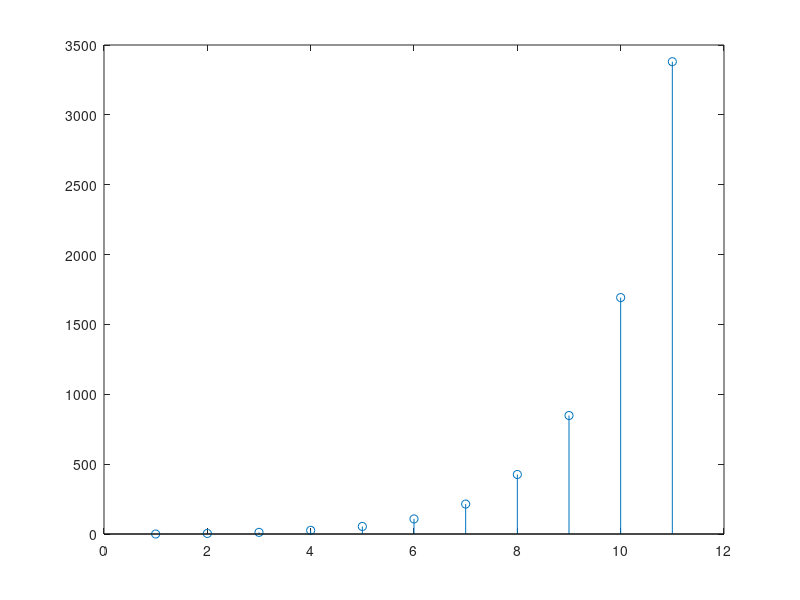

This figure's MATLAB source:
% y[n+1] – 2y[n] = x[n]
% y[0]=0;	y[1]=1;
% bagus@ep.its.ac.id

clear all;
y=[0 1];

for n=1:10;
    n1=n-1;
    x(n)=4*cos(pi*n1/8);
    y(n+1)=2*y(n)+x(n);
end
stem(y)
